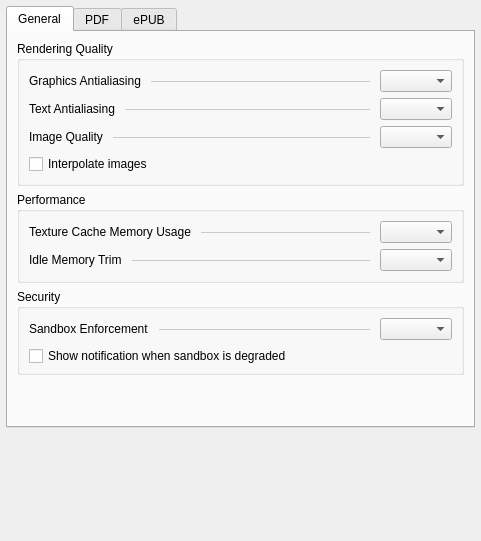
<?xml version="1.0" encoding="UTF-8"?>
<ui version="4.0">
 <class>MuPDFNGSettingsWidgetBase</class>
 <widget class="QWidget" name="MuPDFNGSettingsWidgetBase">
  <property name="geometry">
   <rect>
    <x>0</x>
    <y>0</y>
    <width>481</width>
    <height>541</height>
   </rect>
  </property>
  <property name="sizePolicy">
   <sizepolicy hsizetype="Expanding" vsizetype="Expanding">
    <horstretch>0</horstretch>
    <verstretch>0</verstretch>
   </sizepolicy>
  </property>
  <layout class="QVBoxLayout" name="mainVerticalLayout">
   <property name="leftMargin">
    <number>6</number>
   </property>
   <property name="topMargin">
    <number>6</number>
   </property>
   <property name="rightMargin">
    <number>6</number>
   </property>
   <property name="bottomMargin">
    <number>0</number>
   </property>
   <item>
    <widget class="QTabWidget" name="documentSettingsTabs">
     <property name="currentIndex">
      <number>0</number>
     </property>
     <widget class="QWidget" name="generalTab">
      <attribute name="title">
       <string>General</string>
      </attribute>
      <layout class="QVBoxLayout" name="generalTabLayout">
       <item>
        <widget class="QGroupBox" name="renderingQualityBox">
         <property name="title">
          <string>Rendering Quality</string>
         </property>
         <layout class="QVBoxLayout" name="verticalLayout_rendering">
          <item>
           <layout class="QHBoxLayout" name="horizontalLayout_gfx">
            <property name="spacing">
             <number>10</number>
            </property>
            <item>
             <widget class="QLabel" name="labelGraphicsAA">
              <property name="text">
               <string>Graphics Antialiasing</string>
              </property>
             </widget>
            </item>
            <item>
             <widget class="QFrame" name="line_gfx">
              <property name="sizePolicy">
               <sizepolicy hsizetype="Expanding" vsizetype="Fixed">
                <horstretch>1</horstretch>
                <verstretch>0</verstretch>
               </sizepolicy>
              </property>
              <property name="styleSheet">
               <string notr="true">border: none; border-bottom: 1px solid palette(midlight);</string>
              </property>
              <property name="frameShape">
               <enum>QFrame::Shape::HLine</enum>
              </property>
              <property name="frameShadow">
               <enum>QFrame::Shadow::Plain</enum>
              </property>
             </widget>
            </item>
            <item>
             <widget class="QComboBox" name="kcfg_GraphicsAntialiasingBits"/>
            </item>
           </layout>
          </item>
          <item>
           <layout class="QHBoxLayout" name="horizontalLayout_txt">
            <property name="spacing">
             <number>10</number>
            </property>
            <item>
             <widget class="QLabel" name="labelTextAA">
              <property name="text">
               <string>Text Antialiasing</string>
              </property>
             </widget>
            </item>
            <item>
             <widget class="QFrame" name="line_txt">
              <property name="sizePolicy">
               <sizepolicy hsizetype="Expanding" vsizetype="Fixed">
                <horstretch>1</horstretch>
                <verstretch>0</verstretch>
               </sizepolicy>
              </property>
              <property name="styleSheet">
               <string notr="true">border: none; border-bottom: 1px solid palette(midlight);</string>
              </property>
              <property name="frameShape">
               <enum>QFrame::Shape::HLine</enum>
              </property>
              <property name="frameShadow">
               <enum>QFrame::Shadow::Plain</enum>
              </property>
             </widget>
            </item>
            <item>
             <widget class="QComboBox" name="kcfg_TextAntialiasingBits"/>
            </item>
           </layout>
          </item>
          <item>
           <layout class="QHBoxLayout" name="horizontalLayout_img">
            <property name="spacing">
             <number>10</number>
            </property>
            <item>
             <widget class="QLabel" name="labelImageQuality">
              <property name="text">
               <string>Image Quality</string>
              </property>
             </widget>
            </item>
            <item>
             <widget class="QFrame" name="line_img">
              <property name="sizePolicy">
               <sizepolicy hsizetype="Expanding" vsizetype="Fixed">
                <horstretch>1</horstretch>
                <verstretch>0</verstretch>
               </sizepolicy>
              </property>
              <property name="styleSheet">
               <string notr="true">border: none; border-bottom: 1px solid palette(midlight);</string>
              </property>
              <property name="frameShape">
               <enum>QFrame::Shape::HLine</enum>
              </property>
              <property name="frameShadow">
               <enum>QFrame::Shadow::Plain</enum>
              </property>
             </widget>
            </item>
            <item>
             <widget class="QComboBox" name="kcfg_ImageRenderingQuality"/>
            </item>
           </layout>
          </item>
          <item>
           <widget class="QCheckBox" name="kcfg_ImageInterpolation">
            <property name="text">
             <string>Interpolate images</string>
            </property>
           </widget>
          </item>
         </layout>
        </widget>
       </item>
       <item>
        <widget class="QGroupBox" name="performanceGroupBox">
         <property name="title">
          <string>Performance</string>
         </property>
         <layout class="QVBoxLayout" name="verticalLayout_perf">
          <item>
           <layout class="QHBoxLayout" name="horizontalLayout_mem">
            <property name="spacing">
             <number>10</number>
            </property>
            <item>
             <widget class="QLabel" name="labelMemoryUsage">
              <property name="text">
               <string>Texture Cache Memory Usage</string>
              </property>
             </widget>
            </item>
            <item>
             <widget class="QFrame" name="line_mem">
              <property name="sizePolicy">
               <sizepolicy hsizetype="Expanding" vsizetype="Fixed">
                <horstretch>1</horstretch>
                <verstretch>0</verstretch>
               </sizepolicy>
              </property>
              <property name="styleSheet">
               <string notr="true">border: none; border-bottom: 1px solid palette(midlight);</string>
              </property>
              <property name="frameShape">
               <enum>QFrame::Shape::HLine</enum>
              </property>
              <property name="frameShadow">
               <enum>QFrame::Shadow::Plain</enum>
              </property>
             </widget>
            </item>
            <item>
             <widget class="QComboBox" name="kcfg_MemoryLimit"/>
            </item>
           </layout>
          </item>
          <item>
           <layout class="QHBoxLayout" name="horizontalLayout_trim">
            <property name="spacing">
             <number>10</number>
            </property>
            <item>
             <widget class="QLabel" name="labelIdleTrim">
              <property name="toolTip">
               <string>How eagerly the worker releases cached memory while idle. Off disables idle trimming.</string>
              </property>
              <property name="text">
               <string>Idle Memory Trim</string>
              </property>
             </widget>
            </item>
            <item>
             <widget class="QFrame" name="line_trim">
              <property name="sizePolicy">
               <sizepolicy hsizetype="Expanding" vsizetype="Fixed">
                <horstretch>1</horstretch>
                <verstretch>0</verstretch>
               </sizepolicy>
              </property>
              <property name="styleSheet">
               <string notr="true">border: none; border-bottom: 1px solid palette(midlight);</string>
              </property>
              <property name="frameShape">
               <enum>QFrame::Shape::HLine</enum>
              </property>
              <property name="frameShadow">
               <enum>QFrame::Shadow::Plain</enum>
              </property>
             </widget>
            </item>
            <item>
             <widget class="QComboBox" name="kcfg_IdleTrimLevel">
              <property name="toolTip">
               <string>How eagerly the worker releases cached memory while idle. Off disables idle trimming.</string>
              </property>
             </widget>
            </item>
           </layout>
          </item>
         </layout>
        </widget>
       </item>
       <item>
        <widget class="QGroupBox" name="securityGroupBox">
         <property name="title">
          <string>Security</string>
         </property>
         <layout class="QVBoxLayout" name="verticalLayout_sec">
          <property name="spacing">
           <number>6</number>
          </property>
          <property name="bottomMargin">
           <number>6</number>
          </property>
          <item>
           <layout class="QHBoxLayout" name="horizontalLayout_sandbox_enforcement">
            <property name="spacing">
             <number>10</number>
            </property>
            <item>
             <widget class="QLabel" name="labelSandboxEnforcement">
              <property name="toolTip">
               <string>Strict refuses to process documents unless the worker sandbox is fully hardened on this host.</string>
              </property>
              <property name="text">
               <string>Sandbox Enforcement</string>
              </property>
             </widget>
            </item>
            <item>
             <widget class="QFrame" name="line_sandbox_enforcement">
              <property name="sizePolicy">
               <sizepolicy hsizetype="Expanding" vsizetype="Fixed">
                <horstretch>1</horstretch>
                <verstretch>0</verstretch>
               </sizepolicy>
              </property>
              <property name="styleSheet">
               <string notr="true">border: none; border-bottom: 1px solid palette(midlight);</string>
              </property>
              <property name="frameShape">
               <enum>QFrame::Shape::HLine</enum>
              </property>
              <property name="frameShadow">
               <enum>QFrame::Shadow::Plain</enum>
              </property>
             </widget>
            </item>
            <item>
             <widget class="QComboBox" name="kcfg_SandboxEnforcement">
              <property name="toolTip">
               <string>Strict refuses to process documents unless the worker sandbox is fully hardened on this host.</string>
              </property>
             </widget>
            </item>
           </layout>
          </item>
          <item>
           <widget class="QCheckBox" name="kcfg_NotifyDegradedSandbox">
            <property name="text">
             <string>Show notification when sandbox is degraded</string>
            </property>
           </widget>
          </item>
         </layout>
        </widget>
       </item>
       <item>
        <spacer name="generalVerticalSpacer">
         <property name="orientation">
          <enum>Qt::Orientation::Vertical</enum>
         </property>
         <property name="sizeHint" stdset="0">
          <size>
           <width>20</width>
           <height>40</height>
          </size>
         </property>
        </spacer>
       </item>
      </layout>
     </widget>
     <widget class="QWidget" name="pdfTab">
      <attribute name="title">
       <string>PDF</string>
      </attribute>
      <layout class="QVBoxLayout" name="pdfTabLayout">
       <item>
        <widget class="QGroupBox" name="ocrGroupBox">
         <property name="title">
          <string>Optical Character Recognition</string>
         </property>
         <layout class="QVBoxLayout" name="ocrVerticalLayout">
          <property name="spacing">
           <number>8</number>
          </property>
          <item>
           <layout class="QHBoxLayout" name="ocrLangLayout">
            <property name="spacing">
             <number>10</number>
            </property>
            <item>
             <widget class="QLabel" name="labelOcrLang">
              <property name="text">
               <string>Tesseract Model</string>
              </property>
             </widget>
            </item>
            <item>
             <widget class="QFrame" name="line_ocrLang">
              <property name="sizePolicy">
               <sizepolicy hsizetype="Expanding" vsizetype="Fixed">
                <horstretch>1</horstretch>
                <verstretch>0</verstretch>
               </sizepolicy>
              </property>
              <property name="styleSheet">
               <string notr="true">border: none; border-bottom: 1px solid palette(midlight);</string>
              </property>
              <property name="frameShape">
               <enum>QFrame::Shape::HLine</enum>
              </property>
              <property name="frameShadow">
               <enum>QFrame::Shadow::Plain</enum>
              </property>
             </widget>
            </item>
            <item>
             <widget class="QComboBox" name="kcfg_OcrLanguage">
              <property name="kcfg_property" stdset="0">
               <string notr="true">currentText</string>
              </property>
             </widget>
            </item>
           </layout>
          </item>
          <item>
           <layout class="QHBoxLayout" name="ocrQualityLayout">
            <property name="spacing">
             <number>10</number>
            </property>
            <item>
             <widget class="QLabel" name="labelOcrQuality">
              <property name="text">
               <string>Tesseract Quality</string>
              </property>
             </widget>
            </item>
            <item>
             <widget class="QFrame" name="line_ocrQuality">
              <property name="sizePolicy">
               <sizepolicy hsizetype="Expanding" vsizetype="Fixed">
                <horstretch>1</horstretch>
                <verstretch>0</verstretch>
               </sizepolicy>
              </property>
              <property name="styleSheet">
               <string notr="true">border: none; border-bottom: 1px solid palette(midlight);</string>
              </property>
              <property name="frameShape">
               <enum>QFrame::Shape::HLine</enum>
              </property>
              <property name="frameShadow">
               <enum>QFrame::Shadow::Plain</enum>
              </property>
             </widget>
            </item>
            <item>
             <widget class="QComboBox" name="kcfg_OcrQuality"/>
            </item>
           </layout>
          </item>
          <item>
           <layout class="QHBoxLayout" name="autoTriggerLayout">
            <item>
             <widget class="QLabel" name="labelOcrTriggerMode">
              <property name="text">
               <string>Auto-trigger OCR when page has less than</string>
              </property>
             </widget>
            </item>
            <item>
             <widget class="QFrame" name="line_autoTrigger">
              <property name="sizePolicy">
               <sizepolicy hsizetype="Expanding" vsizetype="Fixed">
                <horstretch>1</horstretch>
                <verstretch>0</verstretch>
               </sizepolicy>
              </property>
              <property name="styleSheet">
               <string notr="true">border: none; border-bottom: 1px solid palette(midlight);</string>
              </property>
              <property name="frameShape">
               <enum>QFrame::Shape::HLine</enum>
              </property>
              <property name="frameShadow">
               <enum>QFrame::Shadow::Plain</enum>
              </property>
             </widget>
            </item>
            <item>
             <widget class="QComboBox" name="kcfg_OcrTriggerMode"/>
            </item>
           </layout>
          </item>
           <item>
            <widget class="QCheckBox" name="kcfg_OcrNotify">
            <property name="text">
             <string>Show notifications on OCR status</string>
            </property>
           </widget>
          </item>
         </layout>
        </widget>
       </item>
       <item>
        <widget class="QGroupBox" name="nssCryptoEngineBox">
         <property name="title">
          <string>Crypto Engine</string>
         </property>
         <layout class="QVBoxLayout" name="nssVerticalLayout">
          <property name="spacing">
           <number>8</number>
          </property>
          <item>
           <layout class="QHBoxLayout" name="defaultLayout">
            <property name="spacing">
             <number>10</number>
            </property>
            <item>
             <widget class="QRadioButton" name="kcfg_UseDefaultCertDB">
              <property name="text">
               <string>Default Certificate Database:</string>
              </property>
              <property name="checked">
               <bool>true</bool>
              </property>
             </widget>
            </item>
            <item>
             <widget class="QLabel" name="defaultLabel">
              <property name="text">
               <string>/etc/pki/nssdb</string>
              </property>
             </widget>
            </item>
            <item>
             <spacer name="horizontalSpacer_default">
              <property name="orientation">
               <enum>Qt::Orientation::Horizontal</enum>
              </property>
              <property name="sizeHint" stdset="0">
               <size>
                <width>40</width>
                <height>20</height>
               </size>
              </property>
             </spacer>
            </item>
           </layout>
          </item>
          <item>
           <layout class="QHBoxLayout" name="customLayout">
            <property name="spacing">
             <number>10</number>
            </property>
            <item>
             <widget class="QRadioButton" name="customRadioButton">
              <property name="text">
               <string>Custom Certificate Database</string>
              </property>
             </widget>
            </item>
            <item>
             <widget class="KUrlRequester" name="kcfg_dBCertificatePath">
              <property name="enabled">
               <bool>false</bool>
              </property>
              <property name="mode">
               <set>KFile::Mode::Directory|KFile::Mode::ExistingOnly|KFile::Mode::LocalOnly</set>
              </property>
             </widget>
            </item>
           </layout>
          </item>
          <item>
           <widget class="QPushButton" name="manageCertificatesButton">
            <property name="text">
             <string>Manage Certificates</string>
            </property>
           </widget>
          </item>
          <item>
           <widget class="QCheckBox" name="kcfg_UseOcsp">
            <property name="toolTip">
             <string>Check certificate revocation via OCSP responders while validating signatures. Requires network access; an unreachable responder does not invalidate signatures.</string>
            </property>
            <property name="text">
             <string>Check certificate revocation via OCSP (requires network)</string>
            </property>
           </widget>
          </item>
         </layout>
        </widget>
       </item>
       <item>
        <spacer name="pdfVerticalSpacer">
         <property name="orientation">
          <enum>Qt::Orientation::Vertical</enum>
         </property>
         <property name="sizeHint" stdset="0">
          <size>
           <width>20</width>
           <height>40</height>
          </size>
         </property>
        </spacer>
       </item>
      </layout>
     </widget>
     <widget class="QWidget" name="epubTab">
      <attribute name="title">
       <string>ePUB</string>
      </attribute>
      <layout class="QVBoxLayout" name="epubTabLayout">
       <item>
        <widget class="QGroupBox" name="epubPageLayoutGroup">
         <property name="title">
          <string>Page Layout</string>
         </property>
         <layout class="QVBoxLayout" name="epubPageLayoutVertical">
          <item>
           <layout class="QHBoxLayout" name="epubFontSizeLayout">
            <property name="spacing">
             <number>10</number>
            </property>
            <item>
             <widget class="QLabel" name="labelEpubFontSize">
              <property name="text">
               <string>Font Size</string>
              </property>
             </widget>
            </item>
            <item>
             <widget class="QFrame" name="line_epubFontSize">
              <property name="sizePolicy">
               <sizepolicy hsizetype="Expanding" vsizetype="Fixed">
                <horstretch>1</horstretch>
                <verstretch>0</verstretch>
               </sizepolicy>
              </property>
              <property name="styleSheet">
               <string notr="true">border: none; border-bottom: 1px solid palette(midlight);</string>
              </property>
              <property name="frameShape">
               <enum>QFrame::Shape::HLine</enum>
              </property>
              <property name="frameShadow">
               <enum>QFrame::Shadow::Plain</enum>
              </property>
             </widget>
            </item>
            <item>
             <widget class="QSpinBox" name="kcfg_EpubFontSize">
              <property name="suffix">
               <string> pt</string>
              </property>
              <property name="minimum">
               <number>10</number>
              </property>
              <property name="maximum">
               <number>20</number>
              </property>
              <property name="value">
               <number>11</number>
              </property>
             </widget>
            </item>
           </layout>
          </item>
          <item>
           <layout class="QHBoxLayout" name="epubFontFamilyLayout">
            <property name="spacing">
             <number>10</number>
            </property>
            <item>
             <widget class="QLabel" name="labelEpubFontFamily">
              <property name="text">
               <string>Font Family</string>
              </property>
             </widget>
            </item>
            <item>
             <widget class="QFrame" name="line_epubFontFamily">
              <property name="sizePolicy">
               <sizepolicy hsizetype="Expanding" vsizetype="Fixed">
                <horstretch>1</horstretch>
                <verstretch>0</verstretch>
               </sizepolicy>
              </property>
              <property name="styleSheet">
               <string notr="true">border: none; border-bottom: 1px solid palette(midlight);</string>
              </property>
              <property name="frameShape">
               <enum>QFrame::Shape::HLine</enum>
              </property>
              <property name="frameShadow">
               <enum>QFrame::Shadow::Plain</enum>
              </property>
             </widget>
            </item>
            <item>
             <widget class="QComboBox" name="kcfg_EpubFontFamily"/>
            </item>
           </layout>
          </item>
          <item>
           <layout class="QHBoxLayout" name="epubPageSizeLayout">
            <property name="spacing">
             <number>10</number>
            </property>
            <item>
             <widget class="QLabel" name="labelEpubPageSize">
              <property name="text">
               <string>Page Size</string>
              </property>
             </widget>
            </item>
            <item>
             <widget class="QFrame" name="line_epubPageSize">
              <property name="sizePolicy">
               <sizepolicy hsizetype="Expanding" vsizetype="Fixed">
                <horstretch>1</horstretch>
                <verstretch>0</verstretch>
               </sizepolicy>
              </property>
              <property name="styleSheet">
               <string notr="true">border: none; border-bottom: 1px solid palette(midlight);</string>
              </property>
              <property name="frameShape">
               <enum>QFrame::Shape::HLine</enum>
              </property>
              <property name="frameShadow">
               <enum>QFrame::Shadow::Plain</enum>
              </property>
             </widget>
            </item>
            <item>
             <widget class="QComboBox" name="kcfg_EpubPageSize"/>
            </item>
           </layout>
          </item>
          <item>
           <widget class="QPushButton" name="customCssButton">
            <property name="text">
             <string>Custom CSS</string>
            </property>
            <property name="checkable">
             <bool>true</bool>
            </property>
           </widget>
          </item>
          <item>
           <widget class="Mu::Generator::CssEditor" name="kcfg_EpubCustomCss">
            <property name="minimumSize">
             <size>
              <width>0</width>
              <height>140</height>
             </size>
            </property>
            <property name="kcfg_property" stdset="0">
             <string notr="true">encodedText</string>
            </property>
            <property name="kcfg_propertyNotify" stdset="0">
             <string notr="true">2encodedTextChanged()</string>
            </property>
           </widget>
          </item>
         </layout>
        </widget>
       </item>
       <item>
        <spacer name="epubVerticalSpacer">
         <property name="orientation">
          <enum>Qt::Orientation::Vertical</enum>
         </property>
         <property name="sizeType">
          <enum>QSizePolicy::Policy::Expanding</enum>
         </property>
         <property name="sizeHint" stdset="0">
          <size>
           <width>0</width>
           <height>0</height>
          </size>
         </property>
        </spacer>
       </item>
      </layout>
     </widget>
    </widget>
   </item>
   <item>
    <spacer name="verticalSpacer">
     <property name="orientation">
      <enum>Qt::Orientation::Vertical</enum>
     </property>
     <property name="sizeHint" stdset="0">
      <size>
       <width>0</width>
       <height>0</height>
      </size>
     </property>
    </spacer>
   </item>
  </layout>
 </widget>
 <customwidgets>
  <customwidget>
   <class>KUrlRequester</class>
   <extends>QWidget</extends>
   <header>kurlrequester.h</header>
  </customwidget>
  <customwidget>
   <class>Mu::Generator::CssEditor</class>
   <extends>QPlainTextEdit</extends>
   <header>generator/config/csseditor/editor.hpp</header>
  </customwidget>
 </customwidgets>
 <resources/>
 <connections/>
</ui>
